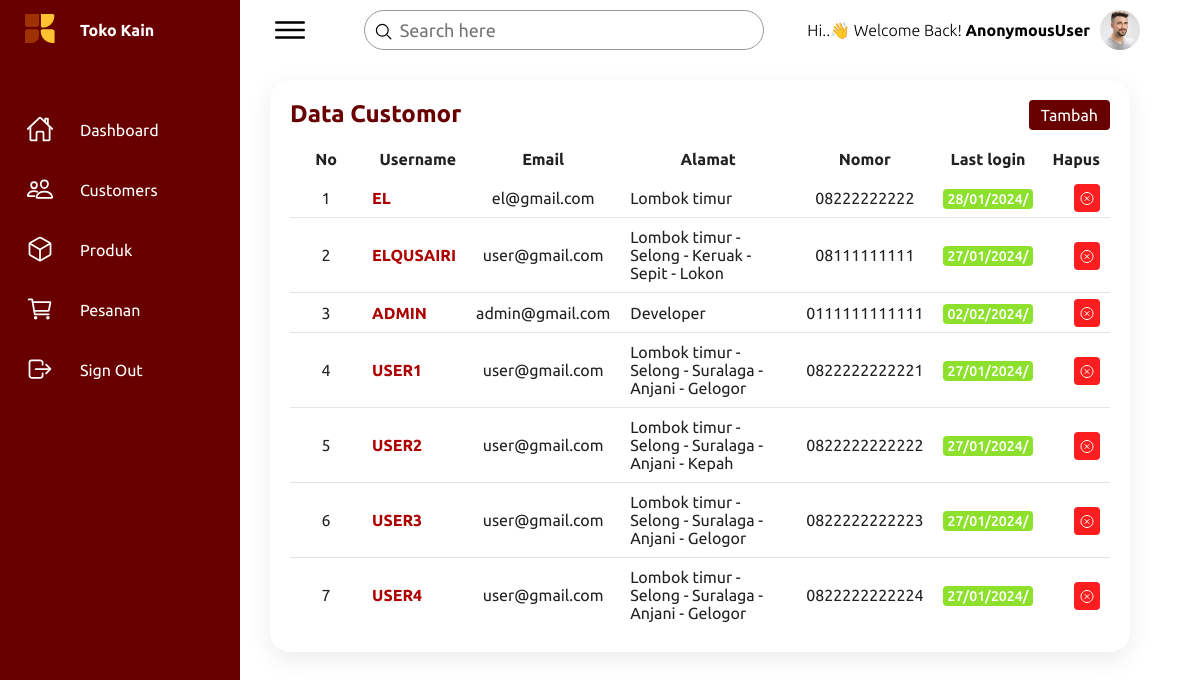
/customor/, run on an earlier commit of the app's database.
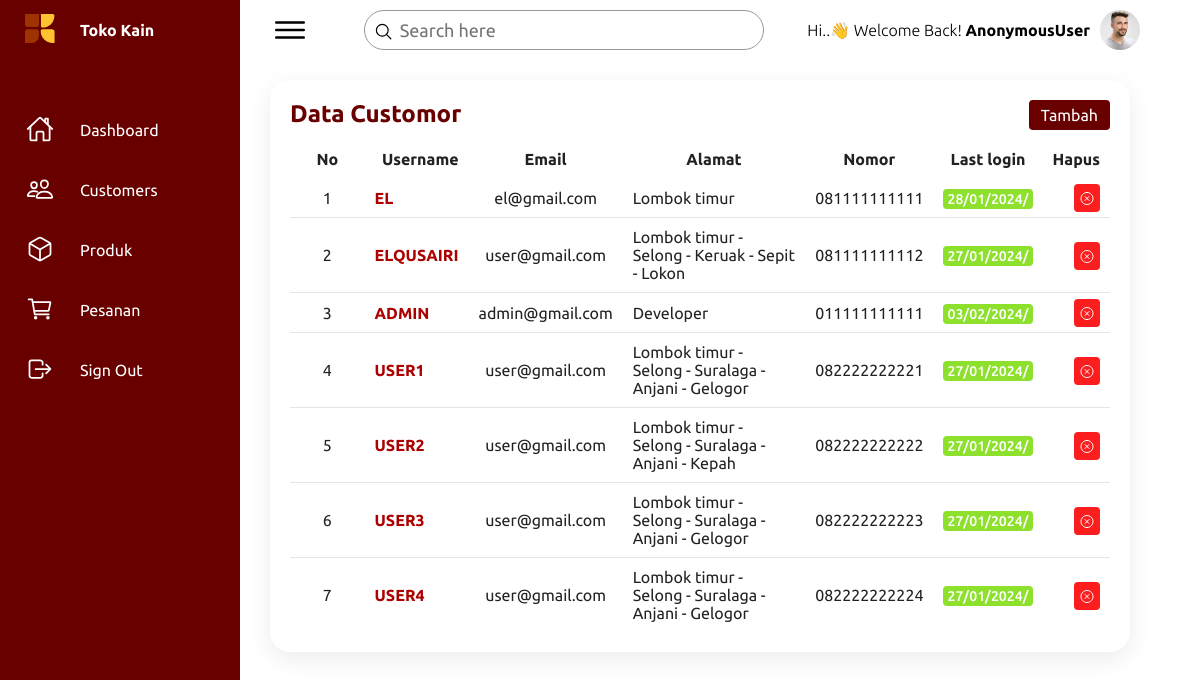
And on a later commit of the database.
### greenstore_app/models.py (models this page shows)
class CustomUser(AbstractUser):
    nomor = models.CharField(max_length=20)
    alamat = models.CharField(max_length=255)

### greenstore_app/views.py (the view)
# urls.py: path('customor/', CustomUserListView.as_view(), name='customor'),
class CustomUserListView(ListView):
    model = CustomUser
    template_name = 'dsh_customor.html'
    context_object_name = 'custom_users'

### templates/dsh_customor.html (shortened to what the changed rows need)
{% load static %}
<!DOCTYPE html>
<html lang="en">
<head>
    <link rel="stylesheet" href="{% static 'css/dashboard.css' %}">
</head>
<body>
    <div class="container">
        <div class="main">
            <div class="details">
                <div class="recentOrders">
                    <div class="cardHeader">
                        <h2>Data  Customor</h2>
                    </div>
                    <table>
                        <thead>
                            <tr style="text-align: center;">
                                <td style="width: 100px;">No</td>
                                <td>Username</td>
                                <td>Email</td>
                                <td style="width: 250px;">Alamat</td>
                                <td>Nomor</td>
                                <td>Last login</td>
                                <td>Hapus</td>
                            </tr>
                        </thead>
                        <tbody>
                            {% for custom_user in custom_users %}
                                <tr>
                                    <td style="text-align: center;">{{ forloop.counter }}</td>
                                    <td style="text-align: left;">
                                        <a href="#" class="edit-user-btn" data-user-id="{{ custom_user.id }}">{{ custom_user.username }}</a>
                                    </td>
                                    <td>{{ custom_user.email }}</td>
                                    <td>{{ custom_user.alamat }}</td>
                                    <td style="text-align: center;">{{ custom_user.nomor }}</td>
                                    <td style="text-align: center;">
                                        <span class="status delivered">{{ custom_user.last_login|date:'d/m/Y/' }}</span>
                                    </td>
                                    <td>
                                        <a href="#" class="delete-user-btn" data-user-id="{{ custom_user.id }}" style="background-color: rgb(252, 30, 30); padding:5px; border-radius: 4px; color: white;">
                                            <ion-icon name="close-circle-outline" style="transform: translateY(2.5px);"></ion-icon>
                                        </a>
                                    </td>
                                </tr>
                            {% endfor %}
                        </tbody>
                    </table>
                </div>
            </div>
        </div>
    </div>
</body>
</html>

What changed in the data, as far as the page shows it:
changed CustomUser "EL": nomor "08222222222" → "081111111111"
changed CustomUser "ELQUSAIRI": nomor "08111111111" → "081111111112"
changed CustomUser "ADMIN": nomor "0111111111111" → "011111111111"; last_login "02/02/2024/" → "03/02/2024/"
changed CustomUser "USER1": nomor "0822222222221" → "082222222221"
changed CustomUser "USER2": nomor "0822222222222" → "082222222222"
changed CustomUser "USER3": nomor "0822222222223" → "082222222223"
changed CustomUser "USER4": nomor "0822222222224" → "082222222224"
